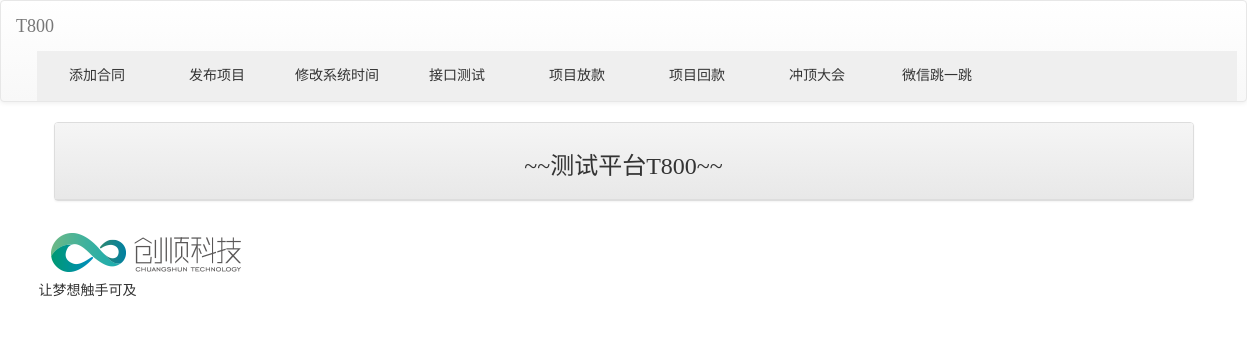
Page /post/ on the earlier database version.
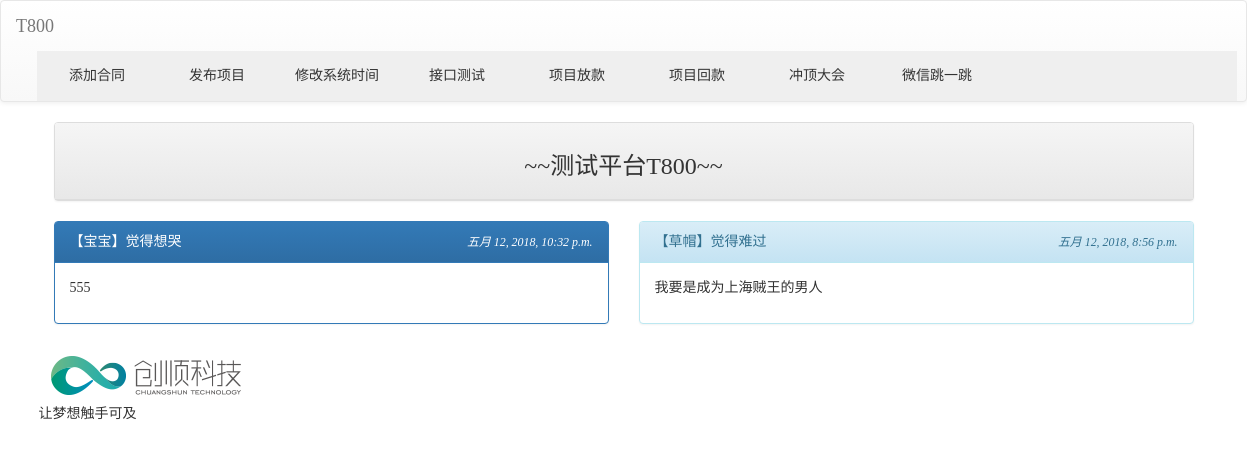
Same page on the later database version.
### weibo/models.py (models this page shows, shortened)
class Post(models.Model):
    mood = models.ForeignKey('Mood', on_delete=models.CASCADE)
    nickname = models.CharField(max_length=10, default='不愿意透露身份的人')
    message = models.TextField(null=False)
    dell_pass = models.CharField(max_length=10)
    pub_time = models.DateTimeField(auto_now=True)
    enabled = models.BooleanField(default=False)

class Mood(models.Model):
    status = models.CharField(max_length=10, null=False)
    def __unicode__(self):
        return self.status

### weibo/views.py (the view)
# urls.py: url(r'^post/$',views.posting),
def posting(request):
    template = get_template('listing.html')
    posts = models.Post.objects.filter(enabled=True).order_by('-pub_time')[:30]
    moods = models.Mood.objects.all()
    html = template.render(locals())
    return HttpResponse(html)

### templates/listing.html (shortened to what this page needs)
<!DOCTYPE  html>
{% extends "base.html" %}
{% block content %}
<div class='container'>
<div class='row'>
    <div class='col-md-12'>
        <div class='panel panel-default'>
            <div class='panel-heading' align=center>
            <h3>~~测试平台T800~~</h3>
    </div>
</div>
{% for p in posts %}
    {% cycle "<div class='row'> <div class='col-md-6'>" "<div class='col-md-6'>" %}
        <div class='panel {%cycle "panel-primary" "panel-info" "panel-warning" "panel-success" %}'>
            <div class='panel-heading'>
                <table width='100%'>
                    <tr>
                        <td>
                            【{{ p.nickname }}】觉得{{ p.mood }}
                        </td>
                        <td align=right>
                            <i><small>{{ p.pub_time }}</small></i>
                        </td>
                    </tr>
                </table>
            </div>
            <div class='panel-body'>{{ p.message | linebreaks }}</div>
        </div>
    </div>
    {% cycle "" "</div>"%}
{% endfor %}
</div>
{% endblock %}

Differences in the rows shown:
added Post: nickname "宝宝", mood "想哭", pub_time "五月 12, 2018, 10:32 p.m.", message "555"
added Post: nickname "草帽", mood "难过", pub_time "五月 12, 2018, 8:56 p.m.", message "我要是成为上海贼王的男人"
